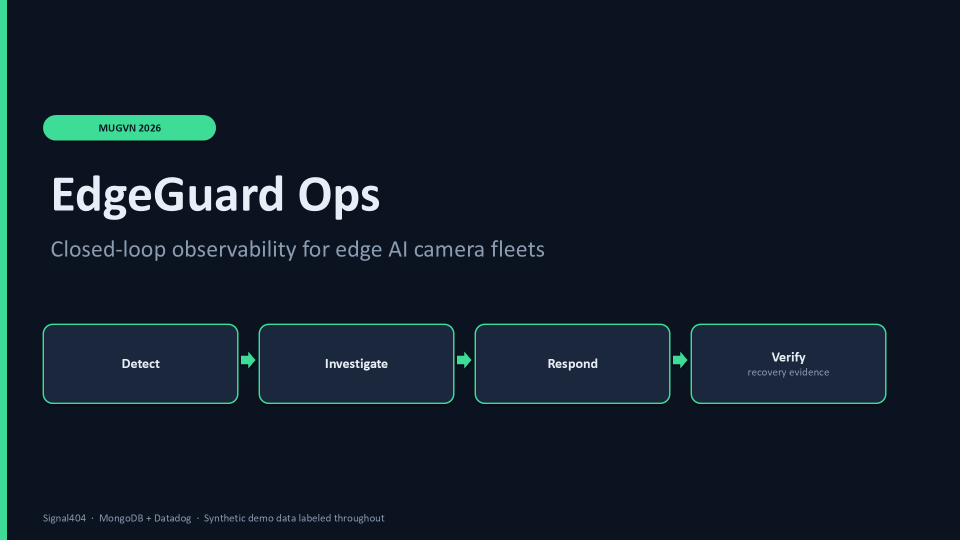
#> input picture docs/presentation/assets/slide-previews/slide-01.png, 1920 x 1080 px (shown at 1/2 size)
$ python -i build-editorial-demo-video.py   (imports and definitions only)
#> lines starting #> are read from the running program, lines starting #| are printed output that depends on the picture
#!/usr/bin/env python3
"""
Editorial EdgeGuard judge demo: Inject → Detect → Respond → Verify.
Silent (no TTS). Timeline-aligned SRT burned in. 16:9 fill, no 1600:300 crops.
"""
from __future__ import annotations

import json
import re
import subprocess
from datetime import datetime, timezone
from pathlib import Path

from PIL import Image, ImageDraw, ImageFont

ROOT = Path(__file__).resolve().parents[1]
VIDEO = ROOT / "docs" / "video"
REC = VIDEO / "recordings"
RAW = VIDEO / "raw-editorial"
PREVIEWS = VIDEO / "preview-frames"
W, H, FPS = 1920, 1080, 30
SIM = REC / "conhost-sim-start.mp4"
WORKER = REC / "conhost-worker-respond.mp4"
MONGO = REC / "conhost-mongo-verify.mp4"
DASH_CANDIDATES = [
    REC / "dd-editorial.mp4",
    REC / "dd-final-loaded.mp4",
]
SRT = VIDEO / "edgeguard-ops-subtitles.srt"
FINAL = VIDEO / "edgeguard-ops-final-demo.mp4"
MANIFEST = VIDEO / "video-build-manifest.json"
QA_REPORT = ROOT / "docs" / "evidence" / "final-qa-editorial-20261021.md"


def run(cmd: list[str], check: bool = True) -> subprocess.CompletedProcess:
    r = subprocess.run(cmd, capture_output=True, text=True)
    if check and r.returncode != 0:
        raise RuntimeError(f"{cmd[:10]} failed\n{(r.stderr or r.stdout or '')[-2200:]}")
    return r


def dur(p: Path) -> float:
    r = run(["ffprobe", "-v", "error", "-show_entries", "format=duration", "-of", "default=nw=1:nk=1", str(p)])
    return float(r.stdout.strip())


# [163 lines left out: functions font, load_run, find_dash, parse_sim_cuts, title_png, chip_png and 7 more, not called in this run]


def freezedetect(src: Path) -> list[dict]:
    r = run([
        "ffmpeg", "-i", str(src),
        "-vf", "freezedetect=n=0.003:d=2.0",
        "-an", "-f", "null", "-",
    ], check=False)
    text = (r.stderr or "") + (r.stdout or "")
    events: list[dict] = []
    start = None
    for line in text.splitlines():
        if "freeze_start:" in line:
            try:
                start = float(line.split("freeze_start:")[-1].strip())
            except ValueError:
                start = None
        if "freeze_end:" in line and start is not None:
            try:
                rest = line.split("freeze_end:")[-1]
                end = float(rest.split()[0])
                dur_s = None
                if "freeze_duration:" in line:
                    dur_s = float(line.split("freeze_duration:")[-1].strip())
                events.append({"start": start, "end": end, "duration": dur_s or (end - start)})
            except ValueError:
                pass
            start = None
    return events


# [195 lines left out: function main, not called in this run]


# [2 lines not run here, left out]

>>> import cv2
>>> picture = cv2.imread('../docs/presentation/assets/slide-previews/slide-01.png', cv2.IMREAD_GRAYSCALE)
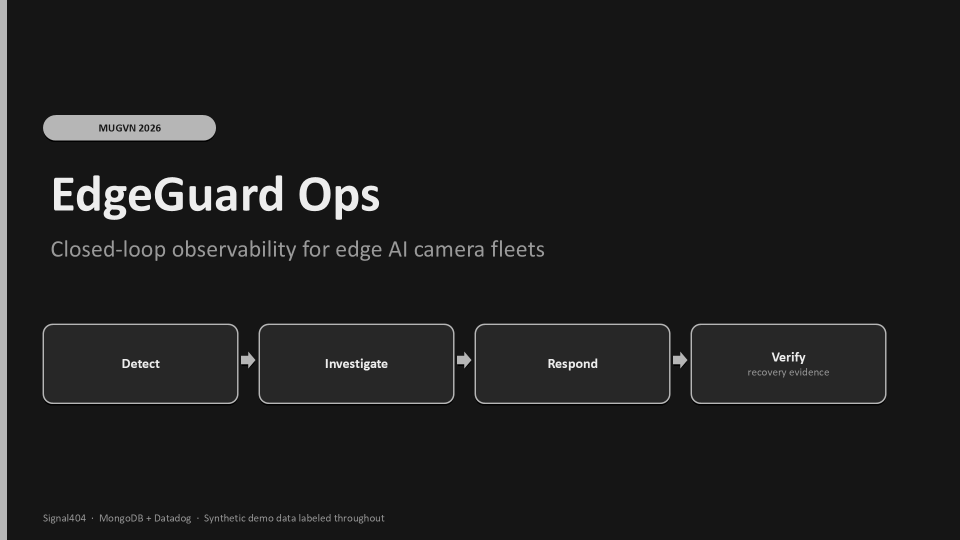
#> picture: shape (1080, 1920) (shown at 1/2 size); min 0, max 237, mean 29.5
>>> result = freezedetect(picture)
#> (the run stopped early here; a loop or call above may not have finished)
